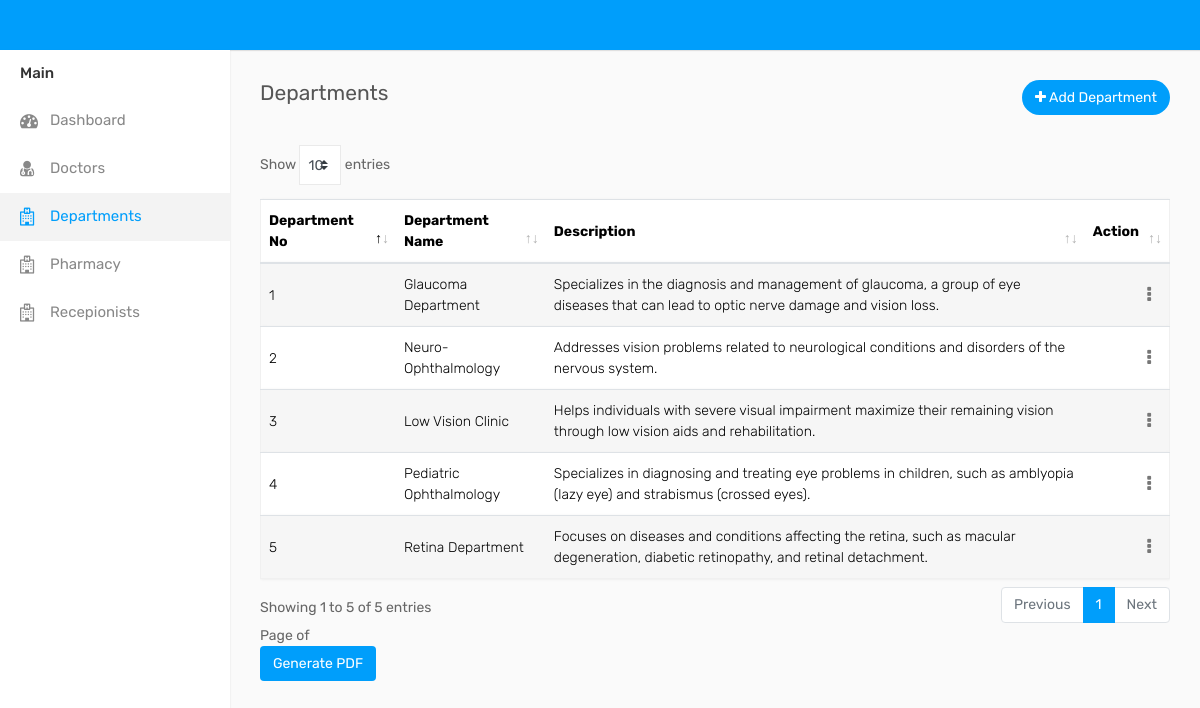
/departments (signed in), run on the app's committed database.
### eyeapp/models.py (models this page shows, shortened)
class Deps(models.Model):
    Dep_id = models.AutoField(primary_key=True)
    Dep_name = models.CharField(max_length=100)
    Dep_desc = models.CharField(max_length=100)

### eyeapp/views.py (the view)
# urls.py: path('departments',views.departments,name="departments"),
@login_required(login_url='loginadmin')
def departments(request):
    deptss=Deps.objects.all()
    return render(request,'departments.html',{'deptss': deptss})

### templates/departments.html (shortened to what this page needs)
<!DOCTYPE html>
{% load static %}
<html lang="en">
<head>
    <link rel="stylesheet" type="text/css" href="{% static 'assets/css/bootstrap.min.css'%}">
    <link rel="stylesheet" type="text/css" href="{% static 'assets/css/dataTables.bootstrap4.min.css'%}">
    <link rel="stylesheet" type="text/css" href="{% static 'assets/css/font-awesome.min.css'%}">
    <link rel="stylesheet" type="text/css" href="{% static 'assets/css/style.css'%}">
                            </head>
<body>
    <div class="main-wrapper">
        <div class="header">
        <div class="sidebar" id="sidebar">
            <div class="sidebar-inner slimscroll">
                <div id="sidebar-menu" class="sidebar-menu">
                    <ul>
                        <li class="menu-title">Main</li>
                        <li>
                            <a href="index-2.html"><i class="fa fa-dashboard"></i> <span>Dashboard</span></a>
                        </li>
						<li>
                            <a href="{% url 'admin_doctors' %}"><i class="fa fa-user-md"></i> <span>Doctors</span></a>
                        </li>
                        <li class="active">
                            <a href=" {% url 'departments' %}"><i class="fa fa-hospital-o"></i> <span>Departments</span></a>
                        </li>
                        <li>
                            <a href="{% url 'phar' %}"><i class="fa fa-hospital-o"></i> <span>Pharmacy</span></a>
                        </li>
                        <li>
                            <a href="{% url 'rep' %}"><i class="fa fa-hospital-o"></i> <span>Recepionists</span></a>
                        </li>
                </div>
            </div>
        </div>
        <div class="page-wrapper">
            <div class="content">
                <div class="row">
                    <div class="col-sm-5 col-5">
                        <h4 class="page-title">Departments</h4>
                    </div>
                    <div class="col-sm-7 col-7 text-right m-b-30">
                        <a href="{% url 'add_admin_dep' %}" class="btn btn-primary btn-rounded"><i class="fa fa-plus"></i> Add Department</a>
                    </div>
                </div>
                <div class="row">
                    <div class="col-md-12">
                        <div class="table-responsive">
                            <table class="table table-striped custom-table mb-0 datatable">
                                <thead>
                                    <tr>
                                        <th>Department No</th>
                                        <th>Department Name</th>
                                        <th>Description</th>
                                        <th class="text-right">Action</th>
                                    </tr>
                                </thead>
                                <tbody>
                                    {% for dep in deptss %}
                                    <tr>
                                        <td>{{ forloop.counter }}</td>
                                        <td>{{ dep.Dep_name }}</td>
                                        <td>{{ dep.Dep_desc }}</td>
                                        <td class="text-right">
                                            <div class="dropdown dropdown-action">
                                                <a href="#" class="action-icon dropdown-toggle" data-toggle="dropdown" aria-expanded="false"><i class="fa fa-ellipsis-v"></i></a>
                                            </div>
                                        </td>
                                    </tr>
                                    {% endfor %}
                                </tbody>
                            </table>
                            <div class="footer">
                                Page <pdf:pagenumber> of <pdf:pagecount>
                            </div>
                        </div>
                    </div>
                </div>
                <form method="get" action="{% url 'generate_pdf' %}">
                    <button type="submit" class="btn btn-primary">Generate PDF</button>
                </form>
            </div>
        </div>
    </div>
</body>
</html>

### data on the page
Deps: Dep_name "Glaucoma Department", Dep_desc "Specializes in the diagnosis and management of glaucoma, a group of eye diseases that can lead to optic nerve damage and vision loss."
Deps: Dep_name "Neuro-Ophthalmology", Dep_desc "Addresses vision problems related to neurological conditions and disorders of the nervous system."
Deps: Dep_name "Low Vision Clinic", Dep_desc "Helps individuals with severe visual impairment maximize their remaining vision through low vision aids and rehabilitation."
Deps: Dep_name "Pediatric Ophthalmology", Dep_desc "Specializes in diagnosing and treating eye problems in children, such as amblyopia (lazy eye) and strabismus (crossed eyes)."
Deps: Dep_name "Retina Department", Dep_desc "Focuses on diseases and conditions affecting the retina, such as macular degeneration, diabetic retinopathy, and retinal detachment."
